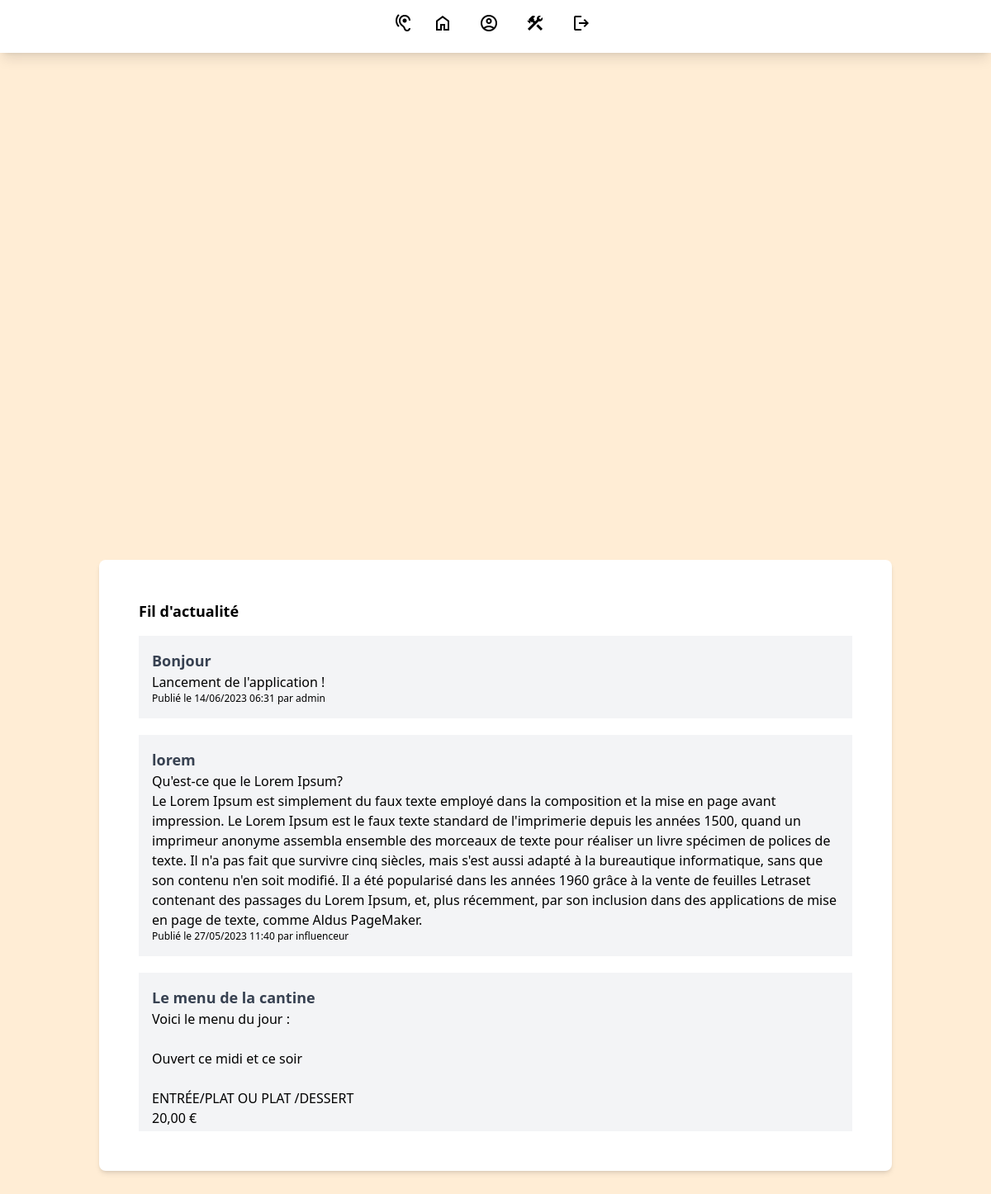
The page /home.php (signed in) on the database its author committed.
### tables this page shows
CREATE TABLE `posts` (
  `post_id` int(11) NOT NULL,
  `title` varchar(255) NOT NULL,
  `content` text NOT NULL,
  `user_id` int(11) NOT NULL,
  `reactions` int(11) NOT NULL DEFAULT 0,
  `timestamp` timestamp NOT NULL DEFAULT current_timestamp(),
  `post_type` varchar(255) NOT NULL
);

CREATE TABLE `users` (
  `user_id` int(11) NOT NULL,
  `name` varchar(255) NOT NULL,
  `username` varchar(255) NOT NULL,
  `password` varchar(1000) NOT NULL,
  `p_p` varchar(255) DEFAULT 'user-default.png',
  `last_seen` datetime NOT NULL DEFAULT current_timestamp(),
  `role` varchar(20) NOT NULL DEFAULT 'user',
  `reset` tinyint(1) NOT NULL DEFAULT 1
);

### home.php (the view, shortened to what this page needs)
<?php
if (isset($_SESSION['username'])) {
    include 'app/db.conn.php';
    ?>
    <!DOCTYPE html>
    <html lang="en">
    <head>
        <link rel="stylesheet" href="https://cdnjs.cloudflare.com/ajax/libs/tailwindcss/2.2.7/tailwind.min.css">
        <link rel="stylesheet" href="dist/output.css">
    </head>
    <body class="body h-screen mt-12">
    <nav class="bg-white shadow-lg absolute inset-x-0 top-0 h-16">
        <div class="flex items-center justify-center m-2">
            <a href="chat.php?user=intervenant" class="icone mr-4">
                <span class="material-symbols-outlined">hearing</span>
            </a>
            <a href="home.php" class="icone mr-4 p-2">
                <span class="material-symbols-outlined">home</span>
            </a>
            <a href="profil.php" class="icone mr-4 p-2">
                <span class="material-symbols-outlined">account_circle</span>
            </a>
            <?php if ($_SESSION['role'] == 'admin' || $_SESSION['role'] == 'influenceur' || $_SESSION['role'] == 'intervenant'): ?>
                <a href="./backoffice.php" class="icone mr-4 p-2">
                    <span class="material-symbols-outlined"> construction</span>
                </a>
            <?php endif; ?>
            <a href="logout.php" class="icone p-2">
                <span class="material-symbols-outlined">logout</span>
            </a>
        </div>
    </nav>
    <main name="container" class="w-4/5">
        <div name="fil d'actualité" class="col-span-2 bg-white shadow-md rounded-lg p-12 mx-auto">
            <div name="titre">
                <h2 class="text-lg font-bold mb-4">Fil d'actualité</h2>
            </div>
            <div class="overflow-y-auto h-[600px]" name="post-list">
                <?php
                $query = "SELECT p.*, u.name AS UserName
                          FROM posts p
                          LEFT JOIN users u ON p.user_id = u.user_id
                          ORDER BY p.timestamp DESC";
                try {
                    $stmt = $conn->query($query);
                    if ($stmt->rowCount() > 0) {
                        while ($row = $stmt->fetch(PDO::FETCH_ASSOC)) {
                            echo "<article class='article'>";
                            echo "<div class='article_titre' name='title'><a>" . $row["title"] . "</a></div>";
                            echo "<div class='article_p' name='content'><p>" . substr($row["content"], 0, 1000) . "</p></div>";
                            echo "<div name='date' class='text-xs'><p>Publié le " . date('d/m/Y H:i', strtotime($row["timestamp"])) . " par " . $row["UserName"] . "</p></div>";
                            echo "</article>";
                        }
                    } else {
                        echo "<p>Aucune publication trouvée.</p>";
                    }
                } catch (PDOException $e) {
                    echo 'Erreur lors de l\'exécution de la requête : ' . $e->getMessage();
                }
                ?>
            </div>
        </div>
    </main>
    </body>
    </html>
    <?php
} else {
    header("Location: index.php");
    exit;
}
?>

### rows shown on the page
posts: title "Bonjour", content "Lancement de l'application !", timestamp "14/06/2023 06:31", user.name "admin"
posts: title "lorem", content "Qu'est-ce que le Lorem Ipsum? Le Lorem Ipsum est simplement du faux texte employé dans la composition et la mise en page avant impression. Le Lorem Ipsum est le faux texte standard de l'imprimerie depuis les années 1500, quand un imprimeur anonyme assembla ensemble des morceaux de texte pour réaliser un livre spécimen de polices de texte. Il n'a pas fait que survivre cinq siècles, mais s'est aussi adapté à la bureautique informatique, sans que son contenu n'en soit modifié. Il a été popularisé dans les années 1960 grâce à la vente de feuilles Letraset contenant des passages du Lorem Ipsum, et, plus récemment, par son inclusion dans des applications de mise en page de texte, comme Aldus…", timestamp "27/05/2023 11:40", user.name "influenceur"
posts: title "Le menu de la cantine", content "Voici le menu du jour : Ouvert ce midi et ce soir ENTRÉE/PLAT OU PLAT /DESSERT 20,00 €"
